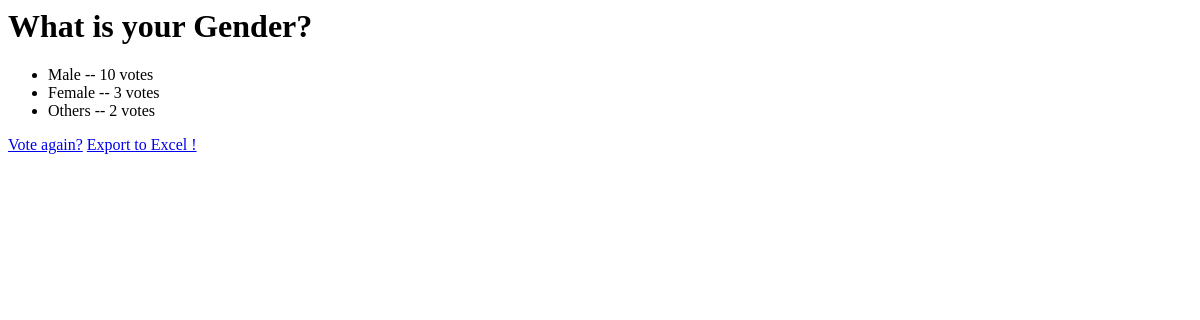
The page /polls/2/results/ on the database as committed earlier.
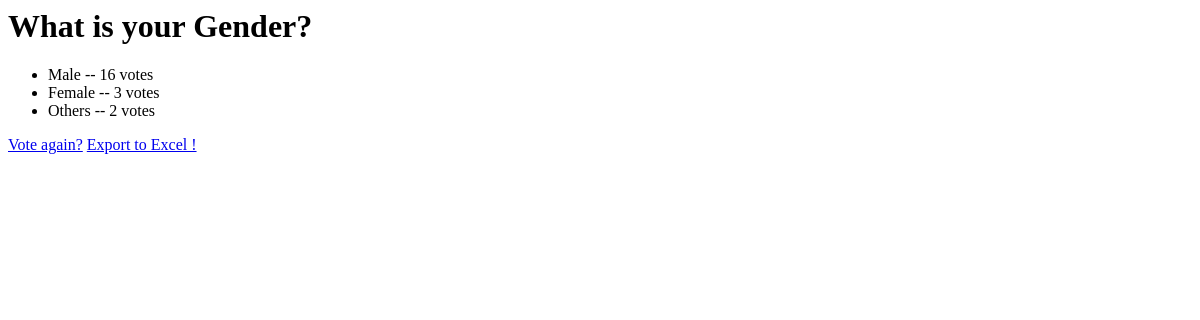
The same page on the database as committed later.
### polls/models.py (models this page shows, shortened)
@python_2_unicode_compatible  #for python 2 support
class Choice(models.Model):
	question = models.ForeignKey(Question,
								on_delete=models.CASCADE)
	choice_text = models.CharField(max_length=200)
	votes = models.IntegerField(default=0)

### polls/views.py (the view)
# urls.py: url(r'^(?P<pk>[0-9]+)/results/$', views.ResultsView.as_view(), name= 'results'),
class ResultsView(generic.DetailView):
	model = Question
	template_name= 'polls/results.html'

### polls/templates/polls/results.html
<h1>{{ question.question_text }}</h1>
<ul>
{% for choice in question.choice_set.all %}
	<li>{{ choice.choice_text }} -- {{ choice.votes }} vote{{ choice.votes|pluralize }}</li>
{% endfor %}
</ul>
<a href="{% url 'polls:detail' question.id %}">Vote again?</a>
<a href="{% url 'polls:export_excel' question.id %}">Export to Excel !</a>

Rows that differ between the two databases and show on the page:
changed Choice "Male": votes "10" → "16"
